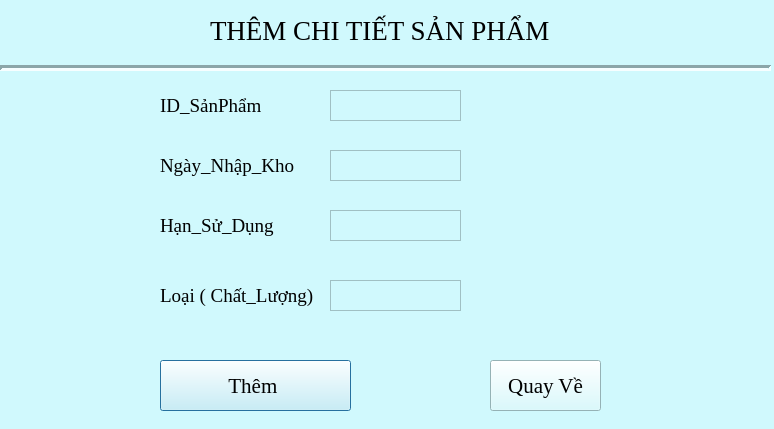
<?xml version="1.0" encoding="UTF-8"?>
<ui version="4.0">
 <class>Dialog</class>
 <widget class="QDialog" name="Dialog">
  <property name="geometry">
   <rect>
    <x>0</x>
    <y>0</y>
    <width>774</width>
    <height>429</height>
   </rect>
  </property>
  <property name="windowTitle">
   <string>Dialog</string>
  </property>
  <property name="styleSheet">
   <string notr="true">background-color: #D0F9FD;</string>
  </property>
  <widget class="QLabel" name="label">
   <property name="geometry">
    <rect>
     <x>210</x>
     <y>10</y>
     <width>391</width>
     <height>41</height>
    </rect>
   </property>
   <property name="font">
    <font>
     <family>Times New Roman</family>
     <pointsize>20</pointsize>
    </font>
   </property>
   <property name="text">
    <string>THÊM CHI TIẾT SẢN PHẨM</string>
   </property>
  </widget>
  <widget class="QLabel" name="Favicon">
   <property name="geometry">
    <rect>
     <x>40</x>
     <y>0</y>
     <width>71</width>
     <height>61</height>
    </rect>
   </property>
   <property name="text">
    <string/>
   </property>
  </widget>
  <widget class="Line" name="line">
   <property name="geometry">
    <rect>
     <x>0</x>
     <y>60</y>
     <width>771</width>
     <height>16</height>
    </rect>
   </property>
   <property name="lineWidth">
    <number>3</number>
   </property>
   <property name="orientation">
    <enum>Qt::Horizontal</enum>
   </property>
  </widget>
  <widget class="QTextEdit" name="idSanPham">
   <property name="geometry">
    <rect>
     <x>330</x>
     <y>90</y>
     <width>131</width>
     <height>31</height>
    </rect>
   </property>
  </widget>
  <widget class="QLabel" name="iconTaiKhoan">
   <property name="geometry">
    <rect>
     <x>160</x>
     <y>90</y>
     <width>141</width>
     <height>31</height>
    </rect>
   </property>
   <property name="font">
    <font>
     <family>Times New Roman</family>
     <pointsize>14</pointsize>
    </font>
   </property>
   <property name="text">
    <string>ID_SảnPhẩm</string>
   </property>
  </widget>
  <widget class="QPushButton" name="btnCapNhatSanPham">
   <property name="geometry">
    <rect>
     <x>160</x>
     <y>360</y>
     <width>191</width>
     <height>51</height>
    </rect>
   </property>
   <property name="font">
    <font>
     <family>Times New Roman</family>
     <pointsize>16</pointsize>
    </font>
   </property>
   <property name="text">
    <string>Thêm </string>
   </property>
  </widget>
  <widget class="QPushButton" name="btnQuayVe">
   <property name="geometry">
    <rect>
     <x>490</x>
     <y>360</y>
     <width>111</width>
     <height>51</height>
    </rect>
   </property>
   <property name="font">
    <font>
     <family>Times New Roman</family>
     <pointsize>16</pointsize>
    </font>
   </property>
   <property name="text">
    <string>Quay Về</string>
   </property>
  </widget>
  <widget class="QLabel" name="iconTaiKhoan_4">
   <property name="geometry">
    <rect>
     <x>160</x>
     <y>150</y>
     <width>141</width>
     <height>31</height>
    </rect>
   </property>
   <property name="font">
    <font>
     <family>Times New Roman</family>
     <pointsize>14</pointsize>
    </font>
   </property>
   <property name="text">
    <string>Ngày_Nhập_Kho</string>
   </property>
  </widget>
  <widget class="QTextEdit" name="txtNgayNhapKho">
   <property name="geometry">
    <rect>
     <x>330</x>
     <y>150</y>
     <width>131</width>
     <height>31</height>
    </rect>
   </property>
  </widget>
  <widget class="QLabel" name="iconTaiKhoan_6">
   <property name="geometry">
    <rect>
     <x>160</x>
     <y>210</y>
     <width>141</width>
     <height>31</height>
    </rect>
   </property>
   <property name="font">
    <font>
     <family>Times New Roman</family>
     <pointsize>14</pointsize>
    </font>
   </property>
   <property name="text">
    <string>Hạn_Sử_Dụng</string>
   </property>
  </widget>
  <widget class="QTextEdit" name="txtHanSuDung">
   <property name="geometry">
    <rect>
     <x>330</x>
     <y>210</y>
     <width>131</width>
     <height>31</height>
    </rect>
   </property>
  </widget>
  <widget class="QLabel" name="iconTaiKhoan_7">
   <property name="geometry">
    <rect>
     <x>160</x>
     <y>280</y>
     <width>161</width>
     <height>31</height>
    </rect>
   </property>
   <property name="font">
    <font>
     <family>Times New Roman</family>
     <pointsize>14</pointsize>
    </font>
   </property>
   <property name="text">
    <string>Loại ( Chất_Lượng)</string>
   </property>
  </widget>
  <widget class="QTextEdit" name="txtLoai">
   <property name="geometry">
    <rect>
     <x>330</x>
     <y>280</y>
     <width>131</width>
     <height>31</height>
    </rect>
   </property>
  </widget>
 </widget>
 <resources/>
 <connections/>
</ui>
